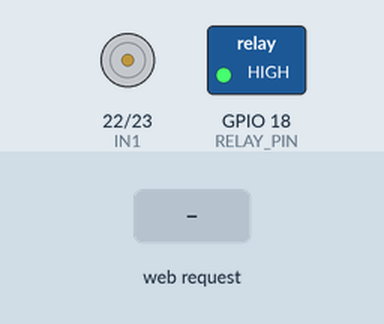
Simulated run of this sketch. Board: ESP32. Shown: motor-driver pin pairs drawn as motors (green arrow = first pin HIGH = forward, orange = second pin HIGH = backward, longer = more drive, scaled by the enable pin), switched loads named in the sketch (green lamp = pin HIGH). The test bench sets the inputs (shaded band). WiFi joins after 1.5 s; servers stay silent unless stated; what the sketch prints to the serial monitor is not drawn.

Above: at 3.2 s.
3.3 s: HTTP request GET /rele/on received
At 4.5 s:
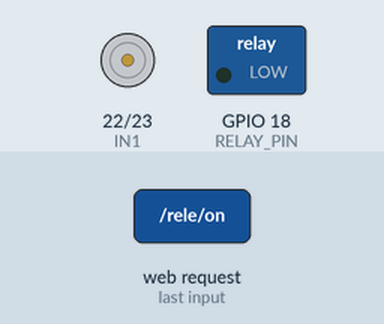
4.8 s: HTTP request GET /fan/on received
At 5.8 s:
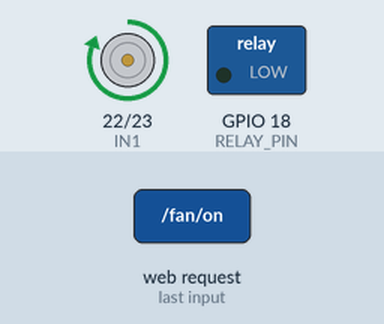
6.3 s: HTTP request GET /rele/off received
At 7.0 s:
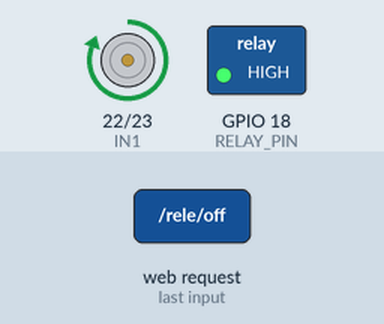
7.8 s: HTTP request GET /fan/off received
At 8.1 s:
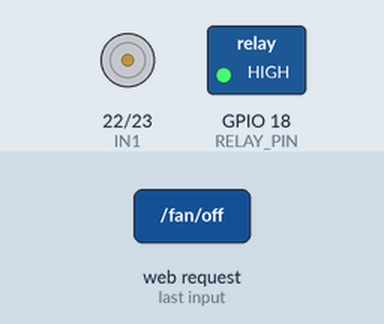
Timing chart, 0 to 10.3 s (numbered marks = the images above; inputs shaded):
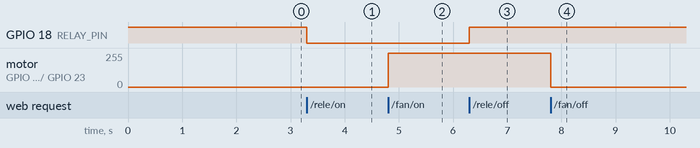

The sketch:

control_invernadero.ino
```cpp
#include <WiFi.h>
#include <WebServer.h>
#include <Adafruit_Sensor.h>
#include <DHT.h>
#include <DHT_U.h>

// Configuración de red Wi-Fi
const char *ssid = "Mega-2.4G-D9AD";
const char *password = "kBQyksdd8z";

#define DHTPIN 4
#define DHTTYPE DHT11
DHT dht(DHTPIN, DHTTYPE);

#define RELAY_PIN 18
#define ENA 21
#define IN1 22
#define IN2 23

WebServer server(80);

void setup() {
  Serial.begin(115200);

  pinMode(RELAY_PIN, OUTPUT);
  pinMode(ENA, OUTPUT);
  pinMode(IN1, OUTPUT);
  pinMode(IN2, OUTPUT);

  // Estados iniciales
  digitalWrite(RELAY_PIN, HIGH);  // Relevador apagado
  digitalWrite(ENA, LOW);
  digitalWrite(IN1, LOW);
  digitalWrite(IN2, LOW);

  dht.begin();

  // Conexión WiFi
  WiFi.begin(ssid, password);
  Serial.print("Conectando a WiFi");
  while (WiFi.status() != WL_CONNECTED) {
    delay(1000);
    Serial.print(".");
  }
  Serial.println("\n¡Conectado!");
  Serial.print("IP asignada: ");
  Serial.println(WiFi.localIP());

  // Endpoints HTTP
  server.on("/rele/on", []() {
    digitalWrite(RELAY_PIN, LOW);
    server.send(200, "text/plain", "Focos encendidos");
  });

  server.on("/rele/off", []() {
    digitalWrite(RELAY_PIN, HIGH);
    server.send(200, "text/plain", "Focos apagados");
  });

  server.on("/fan/on", []() {
    digitalWrite(ENA, HIGH);
    digitalWrite(IN1, HIGH);
    server.send(200, "text/plain", "Ventiladores encendidos");
  });

  server.on("/fan/off", []() {
    digitalWrite(ENA, LOW);
    digitalWrite(IN1, LOW);
    digitalWrite(IN2, LOW);
    server.send(200, "text/plain", "Ventiladores apagados");
  });

  server.on("/temperatura/value", []() {
    float temperatura = dht.readTemperature();
    if (isnan(temperatura)) {
      server.send(200, "text/plain", "Error al leer el DHT11");
    } else {
      server.send(200, "text/plain", String(temperatura));

    }
  });

  server.begin();
  Serial.println("Servidor web iniciado");
}

void loop() {
  server.handleClient();
}
```

Measured:
- after the input at 3.3 s, GPIO 18 (RELAY_PIN): HIGH → LOW at once
- after the input at 4.8 s, motor on GPIO 22 (IN1) / GPIO 23 (IN2): stopped → forward 255/255 at once
- after the input at 6.3 s, GPIO 18 (RELAY_PIN): LOW → HIGH at once
- after the input at 7.8 s, motor on GPIO 22 (IN1) / GPIO 23 (IN2): forward 255/255 → stopped at once
